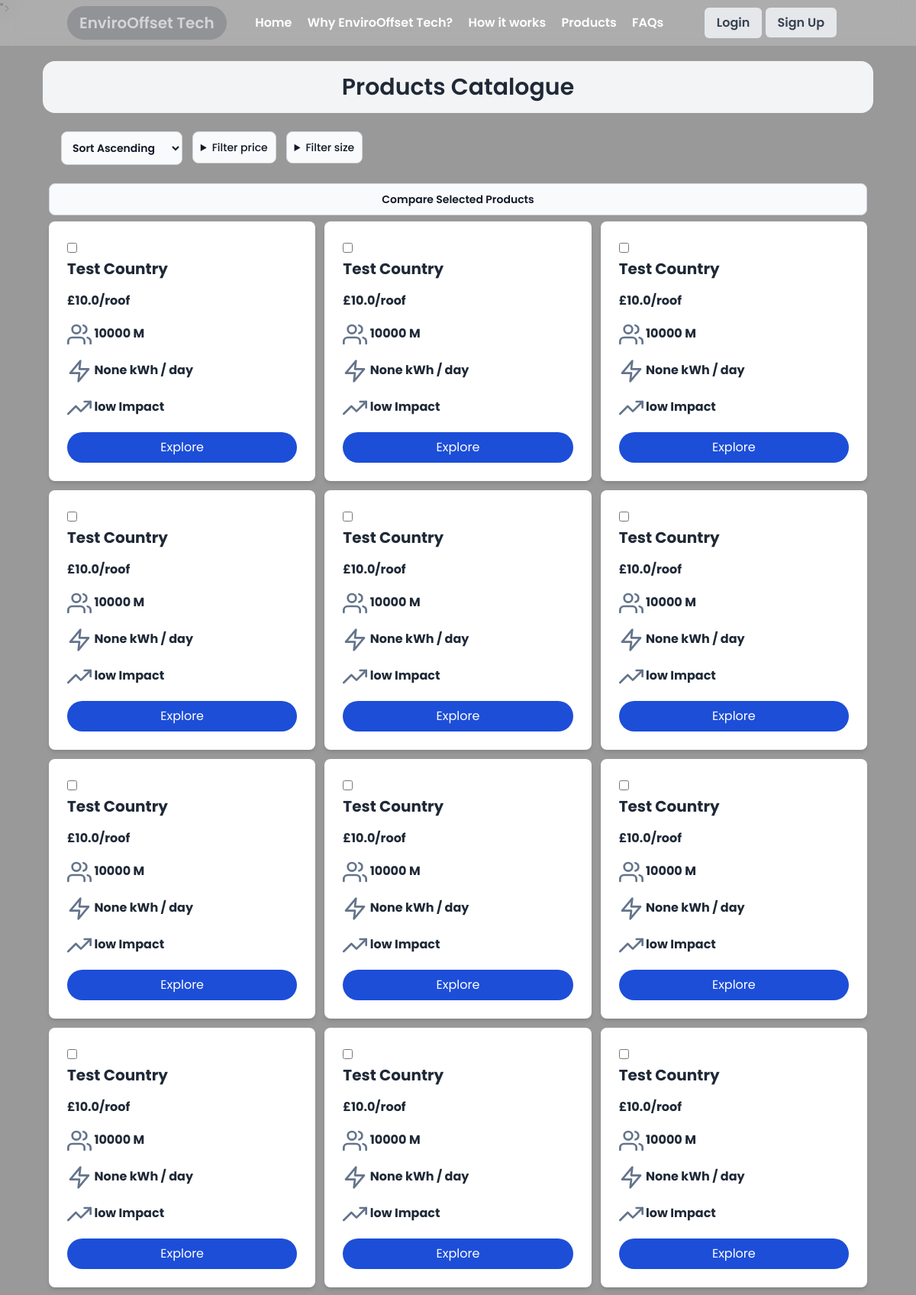
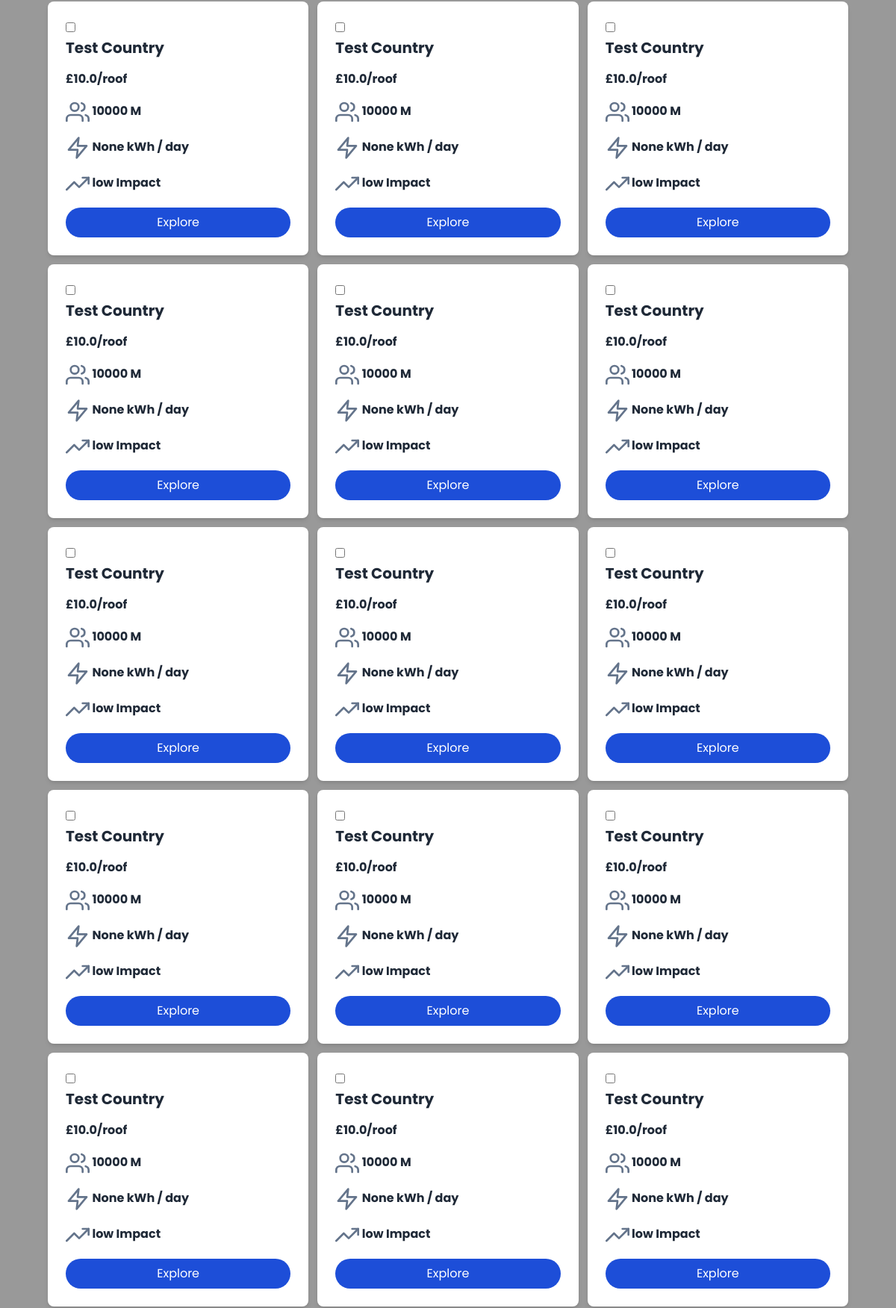
Page /products (upper part) on the committed database (2 pictures, top to bottom).
### main.py (models this page shows, shortened)
class Product(db.Model):
    id = db.Column(db.Integer, primary_key=True)
    name = db.Column(db.String(255), nullable=False)
    description = db.Column(db.Text, nullable=True)
    price = db.Column(db.Float, nullable=False)
    country = db.Column(db.String(255), nullable=False)
    population = db.Column(db.Integer, nullable=False)
    impact = db.Column(db.String(20), nullable=False)  # 'high', 'neutral', 'low'
    energy_production = db.Column(db.Float, default=None)  # in kWh/day
    time_to_recover_expense = db.Column(db.Integer, default=None)  # in days
    carbon_offset_per_year = db.Column(db.Float, default=None)  # in tons
    electricity_grid_network_km = db.Column(db.Float, default=None)  # in km

### main.py (the view)
@app.route("/products")
def products_homepage():
    sort_by = request.args.get('sort_by', 'asc')  # Default sorting: ascending
    if sort_by == 'asc':
        products = Product.query.order_by(Product.price).all()
    elif sort_by == 'desc':
        products = Product.query.order_by(Product.price.desc()).all()
    else:
        products = Product.query.all()
    return render_template('products.html',products=products,sort_by=sort_by)

### templates/products.html (shortened to what this page needs)
<!DOCTYPE html>
<html lang="en">
<head>
    <link href="https://cdn.jsdelivr.net/npm/tailwindcss@2.2.19/dist/tailwind.min.css" rel="stylesheet" />
    <link href="https://cdn.jsdelivr.net/npm/daisyui@4.7.2/dist/full.min.css" rel="stylesheet" type="text/css" />
    <script src="https://cdn.tailwindcss.com"></script>
</head>
<body class="text-gray-800 font-inter bg-cover bg-fixed bg-center" style="background-image: linear-gradient(rgba(0, 0, 0, 0.4), rgba(0, 0, 0, 0.4)), url('{{ url_for('static', filename='images/SolarPanels.jpg') }}')">">
    {% include 'header.html' %}
    <main class="p-6 md:mt-8 md:mx-8 content">
        {% include 'console.html' %}
    </main>
</body>
</html>

### templates/console.html (shortened to what this page needs)
<div style="font-family: 'Poppins';" class="flex-auto">
  <div class="rounded">
    <div class="text-3xl font-semibold p-4 px-1 flex justify-center bg-gray-100 w-full mx-auto rounded-2xl">Products Catalogue</div>
    <div class="w-full p-2">
      <div class="w-1/2 p-4 flex">
        <form action="{{ url_for('products_homepage') }}" method="GET">
          <div class="mb-2">
            <select onchange="window.location.href=this.value" id="sort_by"
              class="font-semibold bg-gray-50 border border-gray-300 text-gray-900 text-sm rounded-lg focus:ring-blue-500 focus:border-blue-500 block w-full p-2.5 dark:bg-gray-700 dark:border-gray-600 dark:placeholder-gray-400 dark:text-white dark:focus:ring-blue-500 dark:focus:border-blue-500">
              <option class="font-semibold" value="{{ url_for('products_homepage', sort_by='asc') }}" {% if sort_by=='asc'
                %}selected{% endif %}>Sort Ascending</option>
            </select>
          </div>
        </form>
        <div class="flex gap-4">
          <div class="relative">
            <details
              class="group [&_summary::-webkit-details-marker]:hidden font-semibold bg-gray-50 border border-gray-300 text-gray-900 text-sm rounded-lg focus:ring-blue-500 focus:border-blue-500 block w-full p-2.5 dark:bg-gray-700 dark:border-gray-600 dark:placeholder-gray-400 dark:text-white dark:focus:ring-blue-500 dark:focus:border-blue-500">
              <summary class="">
                <span class="text-sm font-medium"> Filter price </span>
              </summary>
            </details>
          </div>
        </div>
        <div class="flex gap-4">
          <div class="relative">
            <details
              class="group [&_summary::-webkit-details-marker]:hidden font-semibold bg-gray-50 border border-gray-300 text-gray-900 text-sm rounded-lg focus:ring-blue-500 focus:border-blue-500 block w-full p-2.5 dark:bg-gray-700 dark:border-gray-600 dark:placeholder-gray-400 dark:text-white dark:focus:ring-blue-500 dark:focus:border-blue-500">
              <summary class="">
                <span class="text-sm font-medium"> Filter size </span>
              </summary>
            </details>
          </div>
        </div>
      </div>
      <form action="/compare" method="post" id="productForm">
        <button
          class="group [&_summary::-webkit-details-marker]:hidden font-semibold bg-gray-50 border border-gray-300 text-gray-900 text-sm rounded-lg focus:ring-blue-500 focus:border-blue-500 block w-full p-2.5 mb-2 dark:bg-gray-700 dark:border-gray-600 dark:placeholder-gray-400 dark:text-white dark:focus:ring-blue-500 dark:focus:border-blue-500"
          type="submit">Compare Selected Products</button>
        <div class="grid grid-cols-1 md:grid-cols-3 lg:grid-cols-3 xl:grid-cols-3 gap-3">
          {% for product in products %}
          <div class="bg-white p-6 rounded-lg shadow-md items-center">
            <input class="mr-3" type="checkbox" name="productCheckbox" value="{{product.id}}">
            <h3 class="text-xl font-bold mb-2">{{product.country}}</h3>
            <p class="mt-4 font-bold">£{{product.price}}/roof</p>
            <p class="mt-4 font-bold">
              {{product.population}} M
            </p>
            <p class="mt-4 font-bold ">
              <svg class="h-8 w-8 text-slate-500 inline " viewBox="0 0 24 24" fill="none" stroke="currentColor"
                stroke-width="2" stroke-linecap="round" stroke-linejoin="round">
                <polygon points="13 2 3 14 12 14 11 22 21 10 12 10 13 2" />
              </svg>
              <path d="M17 21v-2a4 4 0 0 0-4-4H5a4 4 0 0 0-4 4v2" />
              <circle cx="9" cy="7" r="4" />
              <path d="M23 21v-2a4 4 0 0 0-3-3.87" />
              <path d="M16 3.13a4 4 0 0 1 0 7.75" />
              {{product.energy_production}} kWh / day
            </p>
            <p class="mt-4 font-bold">
              <svg class="h-8 w-8 text-slate-500 inline" viewBox="0 0 24 24" fill="none" stroke="currentColor"
                stroke-width="2" stroke-linecap="round" stroke-linejoin="round">
                <polyline points="23 6 13.5 15.5 8.5 10.5 1 18" />
                <polyline points="17 6 23 6 23 12" />
              </svg>
              {{product.impact}} Impact
            </p>
            <a href="/product/{{product.id}}"
              class="block mt-4 bg-blue-700 text-white px-4 py-2 rounded-full text-center hover:bg-green-600 transition">Explore</a>
          </div>
          {% endfor %}
        </div>
    </div>
  </div>
</div>

### templates/products.html (style rules this page uses)
body { font-family: Poppins; }
html { scroll-behavior: smooth; }

### rows in the picture
Product: country "Test Country", price "10.0", population "10000", energy_production "None", impact "low"
Product: country "Test Country", price "10.0", population "10000", energy_production "None", impact "low"
Product: country "Test Country", price "10.0", population "10000", energy_production "None", impact "low"
Product: country "Test Country", price "10.0", population "10000", energy_production "None", impact "low"
Product: country "Test Country", price "10.0", population "10000", energy_production "None", impact "low"
Product: country "Test Country", price "10.0", population "10000", energy_production "None", impact "low"
Product: country "Test Country", price "10.0", population "10000", energy_production "None", impact "low"
Product: country "Test Country", price "10.0", population "10000", energy_production "None", impact "low"
Product: country "Test Country", price "10.0", population "10000", energy_production "None", impact "low"
Product: country "Test Country", price "10.0", population "10000", energy_production "None", impact "low"
Product: country "Test Country", price "10.0", population "10000", energy_production "None", impact "low"
Product: country "Test Country", price "10.0", population "10000", energy_production "None", impact "low"
Product: country "Test Country", price "10.0", population "10000", energy_production "None", impact "low"
Product: country "Test Country", price "10.0", population "10000", energy_production "None", impact "low"
Product: country "Test Country", price "10.0", population "10000", energy_production "None", impact "low"
Product: country "Test Country", price "10.0", population "10000", energy_production "None", impact "low"
Product: country "Test Country", price "10.0", population "10000", energy_production "None", impact "low"
Product: country "Test Country", price "10.0", population "10000", energy_production "None", impact "low"
Product: country "Test Country", price "10.0", population "10000", energy_production "None", impact "low"
Product: country "Test Country", price "10.0", population "10000", energy_production "None", impact "low"
Product: country "Test Country", price "10.0", population "10000", energy_production "None", impact "low"
Product: country "Test Country", price "10.0", population "10000", energy_production "None", impact "low"
Product: country "Test Country", price "10.0", population "10000", energy_production "None", impact "low"
Product: country "Test Country", price "10.0", population "10000", energy_production "None", impact "low"
Product: country "Test Country", price "10.0", population "10000", energy_production "None", impact "low"
Product: country "Test Country", price "10.0", population "10000", energy_production "None", impact "low"
Product: country "Test Country", price "10.0", population "10000", energy_production "None", impact "low"
